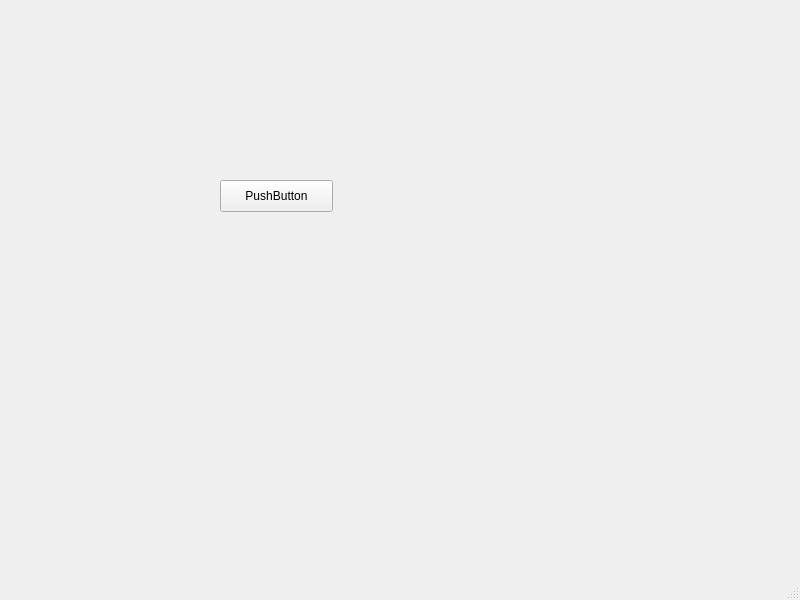
<?xml version="1.0" encoding="UTF-8"?>
<ui version="4.0">
 <class>MainWindow</class>
 <widget class="QMainWindow" name="MainWindow">
  <property name="geometry">
   <rect>
    <x>0</x>
    <y>0</y>
    <width>800</width>
    <height>600</height>
   </rect>
  </property>
  <property name="windowTitle">
   <string>MainWindow</string>
  </property>
  <widget class="QWidget" name="centralwidget">
   <widget class="QPushButton" name="pushButton">
    <property name="geometry">
     <rect>
      <x>220</x>
      <y>180</y>
      <width>113</width>
      <height>32</height>
     </rect>
    </property>
    <property name="text">
     <string>PushButton</string>
    </property>
   </widget>
  </widget>
  <widget class="QMenuBar" name="menubar">
   <property name="geometry">
    <rect>
     <x>0</x>
     <y>0</y>
     <width>800</width>
     <height>22</height>
    </rect>
   </property>
  </widget>
  <widget class="QStatusBar" name="statusbar"/>
 </widget>
 <resources/>
 <connections/>
</ui>
